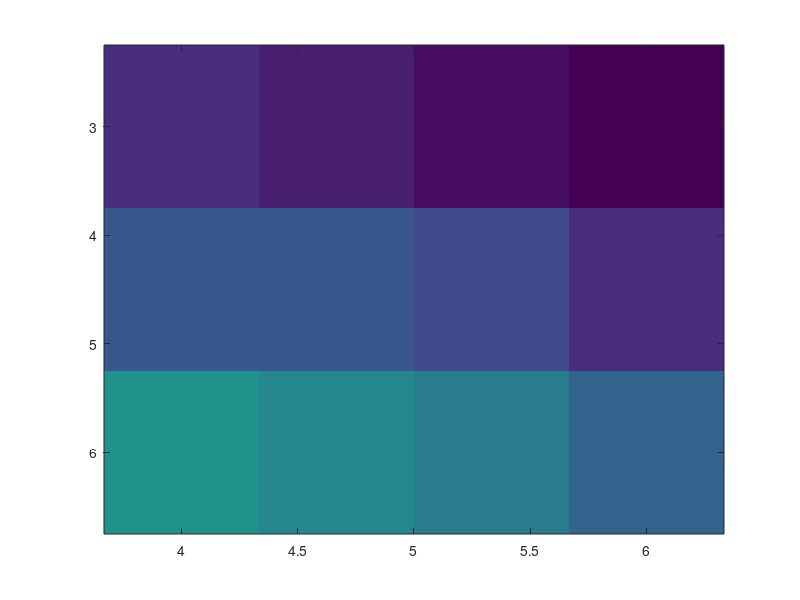

Here is the MATLAB script that generated this plot:
%M=imread('cameraman.tif');  %read in image

%subplot(1,2,1);

%imshow(M); %display the image

%A=imadd(M, 100); %Add 100 pixel values to 

%subplot(1,2,2);
%imshow(A); %Display result image A



x = [6 4];
y = [3 6];
C = [0 3 6 9; 9 15 18 18; 21 27 30 33];
image(x,y,C)